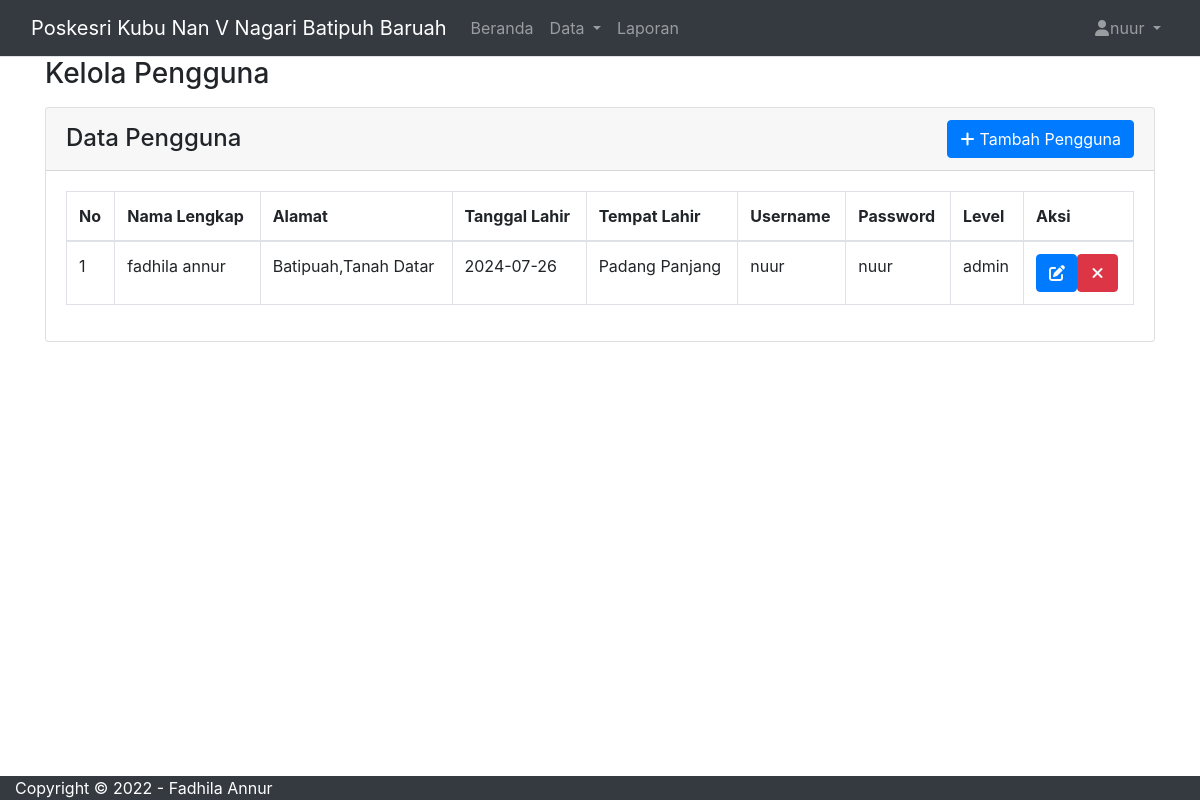
/admin/pengguna.php (signed in), run on an earlier commit of the app's database.
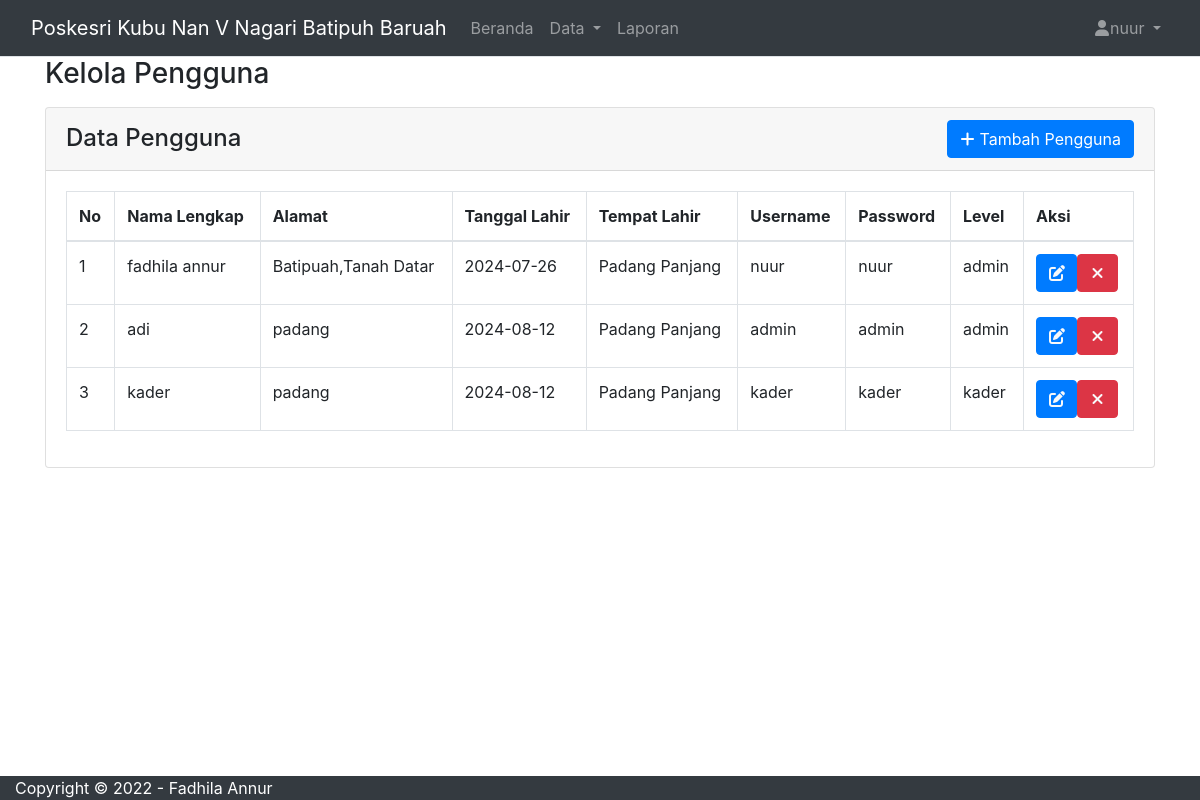
And on a later commit of the database.
### tables this page shows
CREATE TABLE `pengguna` (
  `id_pengguna` int(11) NOT NULL,
  `nama_lengkap` varchar(255) NOT NULL,
  `alamat` varchar(255) NOT NULL,
  `tgl_lhr` date NOT NULL,
  `tmp_lhr` varchar(255) NOT NULL,
  `username` varchar(255) NOT NULL,
  `password` varchar(255) NOT NULL,
  `level` enum('admin','kader') NOT NULL
);

### admin/pengguna.php (the view, shortened to what this page needs)
<?php
include 'layout/header.php';
include '../koneksi.php';
$sql = "SELECT * FROM pengguna";
$result = $koneksi->query($sql);
?>
<div class="wrapper">
    <div class="main-panel">
        <div class="main-header">
            <?php include 'layout/navbar.php'; ?>
        </div>
        <div class="container">
            <div class="page-inner">
                <div class="page-header">
                    <h3 class="fw-bold mb-3">Kelola Pengguna</h3>
                </div>
                <div class="row">
                    <div class="col-md-12">
                        <div class="card">
                            <div class="card-header">
                                <div class="d-flex justify-content-between align-items-center">
                                    <h4 class="card-title mb-0">Data Pengguna</h4>
                                    <button type="button" class="btn btn-primary btn-round" data-bs-toggle="modal" data-bs-target="#penggunaModal" onclick="resetForm()">
                                        <i class="fa fa-plus"></i>
                                        Tambah Pengguna
                                    </button>
                                </div>
                            </div>
                            <div class="card-body">
                                <div class="table-responsive">
                                    <table id="penggunaTable" class="table table-bordered table-hover">
                                        <thead>
                                            <tr>
                                                <th>No</th>
                                                <th>Nama Lengkap</th>
                                                <th>Alamat</th>
                                                <th>Tanggal Lahir</th>
                                                <th>Tempat Lahir</th>
                                                <th>Username</th>
                                                <th>Password</th>
                                                <th>Level</th>
                                                <th>Aksi</th>
                                            </tr>
                                        </thead>
                                        <tbody>
                                            <?php
                                            if ($result->num_rows > 0) {
                                                $no = 0;
                                                while ($row = $result->fetch_assoc()) {
                                                    $no++;
                                            ?>
                                                    <tr>
                                                        <td><?php echo $no; ?></td>
                                                        <td><?php echo $row['nama_lengkap']; ?></td>
                                                        <td><?php echo $row['alamat']; ?></td>
                                                        <td><?php echo $row['tgl_lhr']; ?></td>
                                                        <td><?php echo $row['tmp_lhr']; ?></td>
                                                        <td><?php echo $row['username']; ?></td>
                                                        <td><?php echo $row['password']; ?></td>
                                                        <td><?php echo $row['level']; ?></td>
                                                        <td>
                                                            <div class="form-button-action d-flex">
                                                                <button type="button" class="btn btn-link btn-primary text-light " onclick="editPengguna(<?php echo $row['id_pengguna']; ?>, '<?php echo $row['nama_lengkap']; ?>', '<?php echo $row['alamat']; ?>', '<?php echo $row['tgl_lhr']; ?>', '<?php echo $row['tmp_lhr']; ?>', '<?php echo $row['username']; ?>', '<?php echo $row['password']; ?>', '<?php echo $row['level']; ?>')">
                                                                    <i class="fa fa-edit "></i>
                                                                </button>
                                                                <a href="?delete=<?php echo $row['id_pengguna']; ?>" class="btn btn-link btn-danger text-light" onclick="return confirm('Apakah Anda yakin ingin menghapus data ini?');">
                                                                    <i class="fa fa-times"></i>
                                                                </a>
                                                            </div>
                                                        </td>
                                                    </tr>
                                            <?php
                                                }
                                            } else {
                                                echo "<tr><td colspan='9'>Tidak ada data</td></tr>";
                                            }
                                            ?>
                                        </tbody>
                                    </table>
                                </div>
                            </div>
                        </div>
                    </div>
                </div>
            </div>
        </div>
    </div>
</div>
<?php include 'layout/footer.php'; ?>

### admin/layout/header.php (shortened to what this page needs)
<!DOCTYPE html>
<html lang="en">
<head>
    <link href="https://stackpath.bootstrapcdn.com/bootstrap/4.5.2/css/bootstrap.min.css" rel="stylesheet">
    <link rel="stylesheet" href="https://cdnjs.cloudflare.com/ajax/libs/font-awesome/6.0.0-beta3/css/all.min.css">
</head>

### admin/layout/navbar.php (shortened to what this page needs)
<body>
    <div class="wrapper">
        <div class="main-panel">
            <nav class="navbar navbar-header navbar-expand-lg navbar-dark bg-dark border-bottom">
                <div class="container-fluid">
                    <a class="navbar-brand" href="indexAdmin.php">Poskesri Kubu Nan V Nagari Batipuh Baruah</a>
                    <div class="collapse navbar-collapse" id="navbarNav">
                        <ul class="navbar-nav mr-auto">
                            <li class="nav-item">
                                <a class="nav-link" href="indexAdmin.php">Beranda</a>
                            </li>
                            <li class="nav-item dropdown">
                                <a class="nav-link dropdown-toggle" href="#" id="dataDropdown" role="button" data-toggle="dropdown" aria-expanded="false">
                                    Data
                                </a>
                            </li>
                            <li class="nav-item">
                                <a class="nav-link" href="laporan.php">Laporan</a>
                            </li>
                        </ul>
                        <ul class="navbar-nav ml-auto">
                            <li class="nav-item dropdown">
                                <a class="nav-link dropdown-toggle" href="#" id="profileDropdown" role="button" data-toggle="dropdown" aria-expanded="false">
                                    <i class="fas fa-user"></i><?php echo $_SESSION['username']; ?>
                                </a>
                            </li>
                        </ul>
                    </div>
                </div>
            </nav>

### admin/layout/footer.php (shortened to what this page needs)
</div>
</div>
<footer class="footer bg-dark text-white">
        <div class="container-fluid d-flex justify-content-between">
            <div class="copyright center">
                <p class="mb-0">Copyright &copy; 2022 -
                    <a href="http://www.themekita.com" class="text-white">Fadhila Annur</a>
                </p>
            </div>
        </div>
    </footer>
<link href="https://stackpath.bootstrapcdn.com/bootstrap/4.3.1/css/bootstrap.min.css" rel="stylesheet">
</body>
</html>

### admin/layout/header.php (style rules this page uses)
i { width: 15px; height: 15px; }

### admin/layout/footer.php (style rules this page uses)
body { display: flex; flex-direction: column; min-height: 100vh; }
.footer { position: fixed; bottom: 0; width: 100%; }

What changed in the data, as far as the page shows it:
added pengguna: nama_lengkap "adi", alamat "padang", tgl_lhr "2024-08-12", tmp_lhr "Padang Panjang", username "admin", password "admin", level "admin"
added pengguna: nama_lengkap "kader", alamat "padang", tgl_lhr "2024-08-12", tmp_lhr "Padang Panjang", username "kader", password "kader", level "kader"
